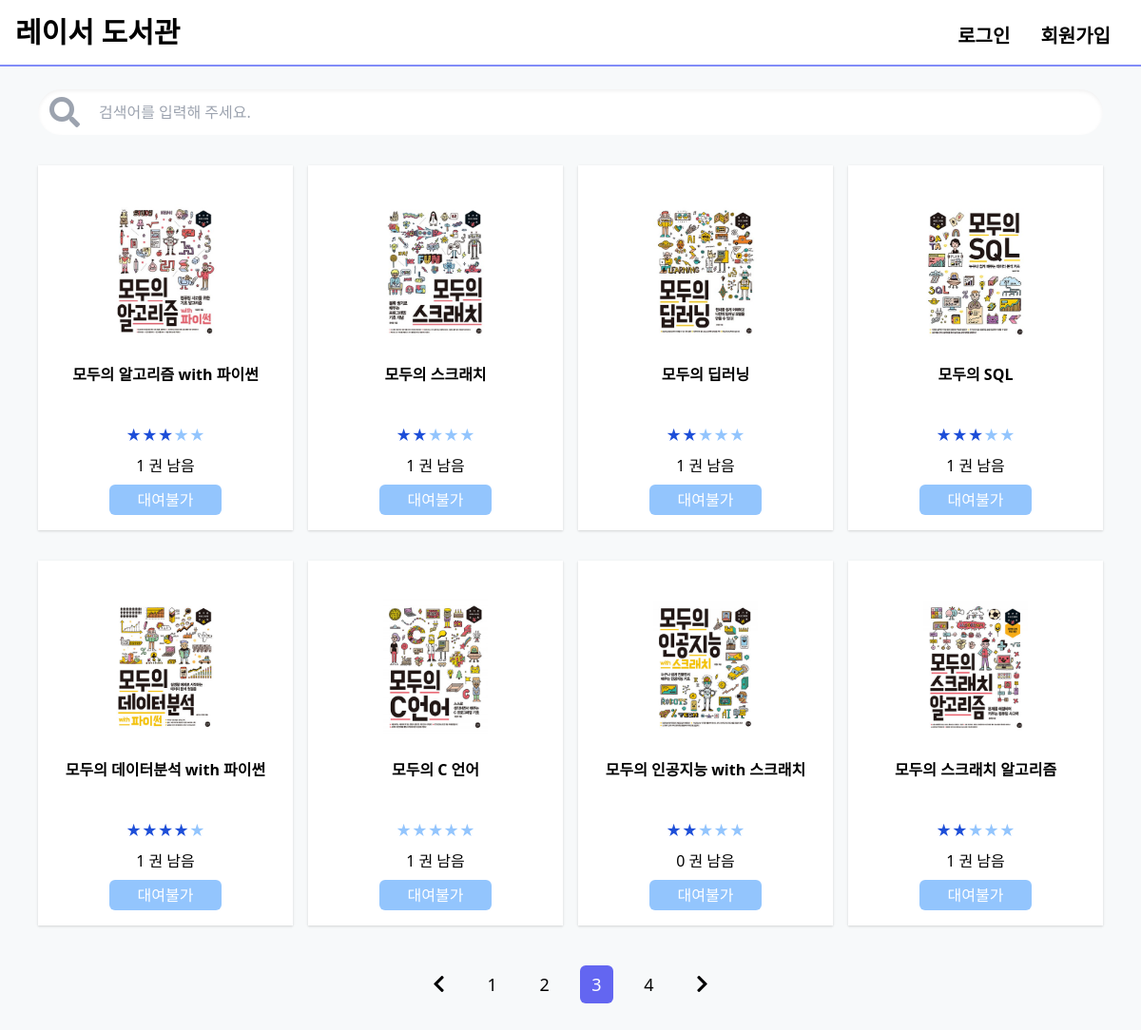
/?page=3, run on the app's committed database.
### models.py (models this page shows)
class libraryBook(db.Model):
    __tablename__ = "book"
    id = db.Column(db.Integer, primary_key=True, autoincrement=True)
    book_name = db.Column(db.String(200))
    publisher = db.Column(db.String(100))
    author = db.Column(db.String(20))
    publication_date = db.Column(db.Date)
    pages = db.Column(db.String(4))
    isbn = db.Column(db.String(13))
    description = db.Column(db.Text())
    link = db.Column(db.String(255))
    photo = db.Column(db.String(255))
    rented = db.Column(db.Boolean, default=False)

### views/main_view.py (the view)
@bp.route("/")
def home():
    page = request.args.get("page", 1)
    search = request.args.get("search", "")
    searchquery = f"search={search}&" if search else ""
    try:
        page = int(page)
    except ValueError:
        return redirect(url_for("index"))
    page_size = 8
    limit = page * page_size
    offset = limit - page_size
    books = libraryBook.query.filter(
        libraryBook.book_name.like(f"%{search}%")
    ).order_by(libraryBook.id.asc())
    book_count = books.count()
    page_count = ceil(book_count / page_size)
    books = books[offset:limit]
    for book in books:
        libBook = libraryBook.query.filter(libraryBook.id == book.id).first()
        borBook = (
            rentalBook.query.filter(rentalBook.book_id == book.id)
            .order_by(rentalBook.rental_date.desc())
            .first()
        )
        try:
            if borBook.return_date <= date.today():
                libBook.rented = False
        except AttributeError:
            continue
        else:
            db.session.commit()
    page_range = range(1, page_count + 1)
    if page < 1 or page > page_count:
        return redirect(url_for("index"))
    return render_template(
        "index.html",
        page=page,
        books=books,
        book_count=book_count,
        page_count=page_count,
        page_range=page_range,
        avg_rating=avg_rating,
        search=search,
        searchquery=searchquery,
    )

### views/auth_view.py (called while the page is built)
@bp.before_app_request
def load_logged_in_user():
    user_id = session.get("email")
    if user_id:
        g.user = libraryUser.query.filter(libraryUser.email == user_id).first()
    else:
        g.user = None

### views/main_view.py (called while the page is built)
def avg_rating(book_id):
    all_rating = bookComment.query.filter(bookComment.book_id == book_id).all()
    sum_rating = 0
    if len(all_rating) > 0:
        for rate in all_rating:
            sum_rating += rate.rating
        return round(sum_rating / len(all_rating))
    return 0

### templates/index.html (shortened to what this page needs)
{% extends 'base.html' %}
{% block content %}
{% include "partials/search.html" %}
<div class="grid grid-cols-2 grid-rows-4 mx-10 gap-x-4 gap-y-8 lg:grid-cols-4 lg:grid-rows-2">
    {% for book in books %}
    <form
        action="{{ url_for('book.borrow_book', book_id=book.id) }}"
        class="mx-auto p-4 text-center flex flex-col justify-center items-center h-96 w-full bg-white shadow hover:shadow-lg"
        method="POST">
        <img class="m-auto" src="{{book.photo}}" width="110" height="110">
        <a class="h-12 font-semibold" href="{{ url_for('book.book_detail', book_id=book.id) }}"><span>{{book.book_name}}</span></a>
        <div class="flex mt-4">
            {% if avg_rating(book.id) == 0 -%}
            <div class="text-blue-300">&#9733;</div><div class="text-blue-300">&#9733;</div><div class="text-blue-300">&#9733;</div><div class="text-blue-300">&#9733;</div><div class="text-blue-300">&#9733;</div>
            {%- elif avg_rating(book.id) == 1 -%}
            <div class="text-blue-700">&#9733;</div><div class="text-blue-300">&#9733;</div><div class="text-blue-300">&#9733;</div><div class="text-blue-300">&#9733;</div><div class="text-blue-300">&#9733;</div>
            {%- elif avg_rating(book.id) == 2 -%}
            <div class="text-blue-700">&#9733;</div><div class="text-blue-700">&#9733;</div><div class="text-blue-300">&#9733;</div><div class="text-blue-300">&#9733;</div><div class="text-blue-300">&#9733;</div>
            {%- elif avg_rating(book.id) == 3 -%}
            <div class="text-blue-700">&#9733;</div><div class="text-blue-700">&#9733;</div><div class="text-blue-700">&#9733;</div><div class="text-blue-300">&#9733;</div><div class="text-blue-300">&#9733;</div>
            {%- elif avg_rating(book.id) == 4 -%}
            <div class="text-blue-700">&#9733;</div><div class="text-blue-700">&#9733;</div><div class="text-blue-700">&#9733;</div><div class="text-blue-700">&#9733;</div><div class="text-blue-300">&#9733;</div>
            {%- else -%}
            <div class="text-blue-700">&#9733;</div><div class="text-blue-700">&#9733;</div><div class="text-blue-700">&#9733;</div><div class="text-blue-700">&#9733;</div><div class="text-blue-700">&#9733;</div>
            {%- endif %}
        </div>
        <span class="my-2">
            {% if book.rented %}
            0
            {% else %}
            1
            {% endif %}
            권 남음
        </span>
        {% if g.user and not book.rented %}
        <button
            class="w-1/2 py-1 flex items-center justify-center rounded-md bg-blue-600 text-white"
            type="submit"
        >대여하기</button>
        {% else %}
        <div class="w-1/2 py-1 flex items-center justify-center rounded-md bg-blue-300 text-white">대여불가</div>
        {% endif %}
    </form>
    {% endfor %}
</div>
<h5 class="my-8 mx-auto py-4 text-center text-lg">
    {% if page > 1 %}
        <a class="mx-2 px-3 py-2 text-xl" href="?{{searchquery}}page={{page-1}}"><i class="fas fa-chevron-left"></i></a>
    {% endif %}
    {% for p in page_range  %}
        {% if p==page %}
        <a class="mx-2 px-3 py-2 text-white bg-indigo-500 rounded-md" href="?{{searchquery}}page={{p}}">{{p}}</a>
        {% else%}
        <a class="mx-2 px-3 py-2" href="?{{searchquery}}page={{p}}">{{p}}</a>
        {% endif %}
    {% endfor %}
    {% if page <  page_count %}
        <a class="mx-2 px-3 py-2 text-xl" href="?{{searchquery}}page={{page+1}}"><i class="fas fa-chevron-right"></i></a>
    {% endif %}
</h5>
{% endblock %}

### static/style.css (style rules this page uses)
body { background-color: #F7F9FA; }

### data on the page
libraryBook: photo (picture), book_name "모두의 알고리즘 with 파이썬", rented "1"
libraryBook: photo (picture), book_name "모두의 스크래치", rented "1"
libraryBook: photo (picture), book_name "모두의 딥러닝", rented "1"
libraryBook: photo (picture), book_name "모두의 SQL", rented "1"
libraryBook: photo (picture), book_name "모두의 데이터분석 with 파이썬", rented "1"
libraryBook: photo (picture), book_name "모두의 C 언어", rented "1"
libraryBook: photo (picture), book_name "모두의 인공지능 with 스크래치", rented "0"
libraryBook: photo (picture), book_name "모두의 스크래치 알고리즘", rented "1"

### other printed values
{{ p }} "1" "2" "4"
{{ p }} "3"
